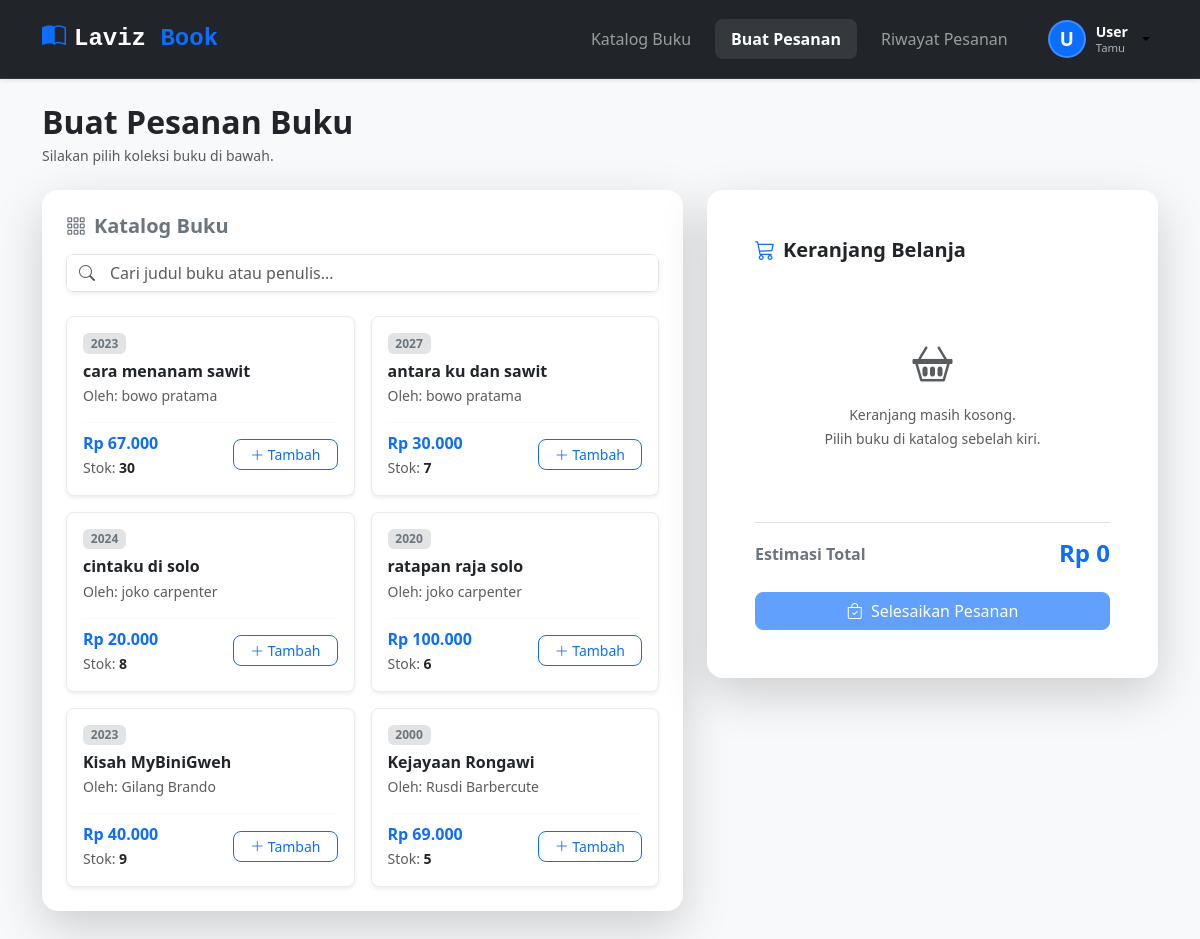
Page /pertemuan10/transaksi/transaksi.php (signed in) on the committed database.
### tables this page shows
CREATE TABLE `buku` (
  `id` int NOT NULL,
  `judul` varchar(255) NOT NULL,
  `penulis` varchar(255) NOT NULL,
  `tahun_terbit` int NOT NULL,
  `harga` decimal(10,2) NOT NULL,
  `stok` int NOT NULL
);

### pertemuan10/transaksi/transaksi.php (the view, shortened to what this page needs)
<?php
include "../koneksi.php";
$buku_result = $conn->query("SELECT id, judul, penulis, tahun_terbit, harga, stok FROM buku WHERE stok > 0");
?>
<!DOCTYPE html>
<html lang="en">
<head>
    <link href="https://cdn.jsdelivr.net/npm/bootstrap@5.3.8/dist/css/bootstrap.min.css" rel="stylesheet">
    <link rel="stylesheet" href="https://cdn.jsdelivr.net/npm/bootstrap-icons@1.11.3/font/bootstrap-icons.min.css">
</head>
<body class="bg-light">
    <?php include "../include/nav.php" ?>
    <div class="container py-4">
        <div class="d-flex justify-content-between align-items-center mb-4">
            <div>
                <h2 class="fw-bold text-dark mb-1">Buat Pesanan Buku</h2>
                <p class="text-muted small mb-0">
                    Silakan pilih koleksi buku di bawah.</p>
            </div>
        </div>
        <div class="row g-4">
            <div class="col-lg-7">
                <div class="card border-0 shadow-lg rounded-4 mb-4">
                    <div class="card-body p-4">
                        <h5 class="fw-bold mb-3 text-secondary"><i class="bi bi-grid-3x3-gap me-2"></i>Katalog Buku</h5>
                        <div class="input-group mb-4 shadow-sm rounded-3 overflow-hidden">
                            <span class="input-group-text bg-white border-end-0 text-muted"><i class="bi bi-search"></i></span>
                            <input type="text" id="searchBuku" class="form-control border-start-0 ps-1" placeholder="Cari judul buku atau penulis...">
                        </div>
                        <div class="row g-3" id="katalogBuku">
                            <?php while ($buku = $buku_result->fetch_assoc()): ?>
                                <div class="col-md-6 item-buku" data-judul="<?= strtolower($buku['judul']); ?>" data-penulis="<?= strtolower($buku['penulis']); ?>">
                                    <div class="card h-100 border border-light-subtle shadow-sm rounded-3">
                                        <div class="card-body d-flex flex-column p-3">
                                            <span class="badge bg-secondary-subtle text-secondary align-self-start mb-2 small"><?= $buku['tahun_terbit']; ?></span>
                                            <h6 class="fw-bold text-dark mb-1 judul-buku"><?= htmlspecialchars($buku['judul']); ?></h6>
                                            <p class="text-muted small mb-3">Oleh: <?= htmlspecialchars($buku['penulis']); ?></p>
                                            <div class="mt-auto d-flex justify-content-between align-items-center pt-2 border-top border-light">
                                                <div>
                                                    <span class="text-primary fw-bold d-block">Rp <?= number_format($buku['harga'], 0, ',', '.'); ?></span>
                                                    <small class="text-muted text-xs">Stok: <span class="fw-semibold text-dark"><?= $buku['stok']; ?></span></small>
                                                </div>
                                                <button type="button" class="btn btn-sm btn-outline-primary rounded-3 px-3 btn-tambah"
                                                    data-id="<?= $buku['id']; ?>"
                                                    data-judul="<?= htmlspecialchars($buku['judul']); ?>"
                                                    data-harga="<?= $buku['harga']; ?>"
                                                    data-stok="<?= $buku['stok']; ?>">
                                                    <i class="bi bi-plus-lg"></i> Tambah
                                                </button>
                                            </div>
                                        </div>
                                    </div>
                                </div>
                            <?php endwhile; ?>
                        </div>
                    </div>
                </div>
            </div>
            <div class="col-lg-5">
                <div class="card border-0 shadow-lg rounded-4 sticky-top" style="top: 24px; z-index: 10;">
                    <div class="card-body p-4 p-sm-5">
                        <h5 class="fw-bold mb-4 text-dark"><i class="bi bi-cart3 me-2 text-primary"></i>Keranjang Belanja</h5>
                        <form action="proses_transaksi.php" method="POST" id="formTransaksi">
                            <div id="keranjangContainer" class="mb-4" style="max-height: 320px; overflow-y: auto;">
                                <div class="text-center text-muted py-5" id="keranjangKosong">
                                    <i class="bi bi-basket2 fs-1 d-block mb-2 text-secondary-subtle"></i>
                                    <span class="small">Keranjang masih kosong.<br>Pilih buku di katalog sebelah kiri.</span>
                                </div>
                            </div>
                            <div class="border-top pt-3 mb-4">
                                <div class="d-flex justify-content-between align-items-center">
                                    <span class="fw-semibold text-secondary">Estimasi Total</span>
                                    <h4 class="fw-bold text-primary mb-0" id="grandTotal">Rp 0</h4>
                                </div>
                            </div>
                            <?php if (isset($_SESSION['login_Un51k4']) && $_SESSION['login_Un51k4'] === true): ?>
                                <button type="submit" class="btn btn-primary w-100 py-2.5 rounded-3 fw-medium" id="btnCheckout" disabled>
                                    <i class="bi bi-bag-check me-1"></i> Selesaikan Pesanan
                                </button>
                            <?php else: ?>
                                <a href="<?= BASE_URL ?>/auth/login.php?message=<?= urlencode('Silakan login terlebih dahulu untuk membuat pesanan.') ?>" class="btn btn-warning w-100 py-2 rounded-3 fw-medium">
                                    <i class="bi bi-box-arrow-in-right me-1"></i> Login untuk Memesan
                                </a>
                            <?php endif; ?>
                        </form>
                    </div>
                </div>
            </div>
        </div>
    </div>
</body>
</html>

### rows in the picture
buku: tahun_terbit "2023", judul "cara menanam sawit", penulis "bowo pratama", harga "67.000", stok "30"
buku: tahun_terbit "2027", judul "antara ku dan sawit", penulis "bowo pratama", harga "30.000", stok "7"
buku: tahun_terbit "2024", judul "cintaku di solo", penulis "joko carpenter", harga "20.000", stok "8"
buku: tahun_terbit "2020", judul "ratapan raja solo", penulis "joko carpenter", harga "100.000", stok "6"
buku: tahun_terbit "2023", judul "Kisah MyBiniGweh", penulis "Gilang Brando", harga "40.000", stok "9"
buku: tahun_terbit "2000", judul "Kejayaan Rongawi", penulis "Rusdi Barbercute", harga "69.000", stok "5"

### other values in the picture
substr($_SESSION['username'] ?? 'U', 0, 1) "U"
$_SESSION['username'] "User"
$user_role "Tamu"
